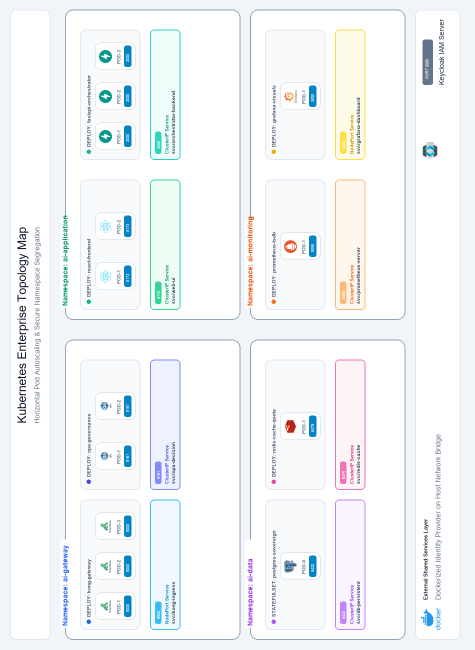
#> input picture images/k8s_architecture_styled.png, 950 x 1300 px (shown at 1/2 size)
$ python rotate_k8s.py
#> lines starting #> are read from the running program, lines starting #| are printed output that depends on the picture
from PIL import Image
import os

img_path = "images/k8s_architecture_styled.png"
brain_dir = "C:\\Users\\USER\\.gemini\\antigravity\\brain\\edbdd7ca-9567-4098-a9ef-2d673abdb7be"

if os.path.exists(img_path):
    img = Image.open(img_path)
#> img is the input picture: PIL image 950x1300 RGBA; mean R, G, B, A 243.1, 245.9, 248, 254.9

    # 1. Rotate 90 degrees counter-clockwise (Standard)
    ccw_img = img.rotate(90, expand=True)
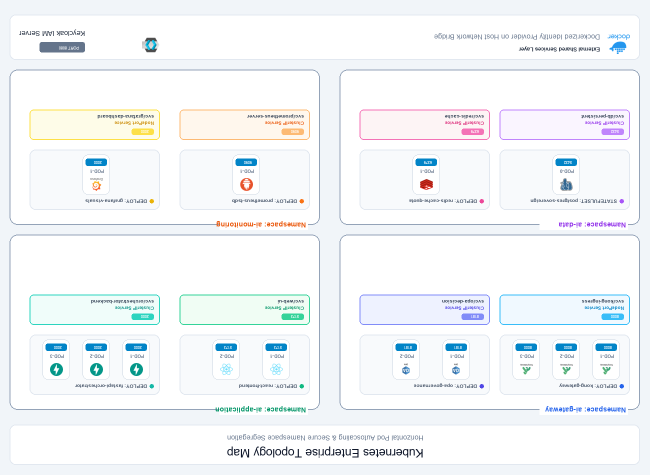
#> ccw_img: PIL image 1300x950 RGBA (shown at 1/2 size); mean R, G, B, A 243.1, 245.9, 248, 254.9; transparent parts drawn white
    ccw_img.save(img_path) # Overwrite original with CCW rotated version
    ccw_img.save(os.path.join(brain_dir, "k8s_architecture_styled_ccw.png"))

    # 2. Rotate 90 degrees clockwise (Alternative)
    cw_img = img.rotate(270, expand=True)
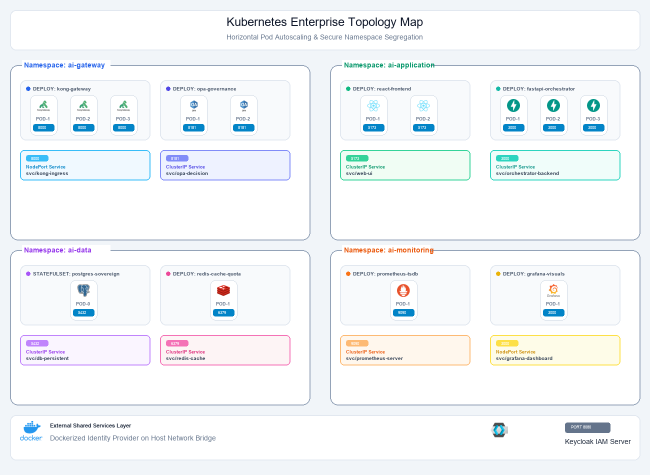
#> cw_img: PIL image 1300x950 RGBA (shown at 1/2 size); mean R, G, B, A 243.1, 245.9, 248, 254.9; transparent parts drawn white
    cw_img.save("images/k8s_architecture_styled_clockwise.png")
    cw_img.save(os.path.join(brain_dir, "k8s_architecture_styled_cw.png"))

    print("SUCCESS: Rotated the Kubernetes Topology Diagram 90 degrees and saved both versions!")
else:
    print(f"Error: {img_path} not found!")
